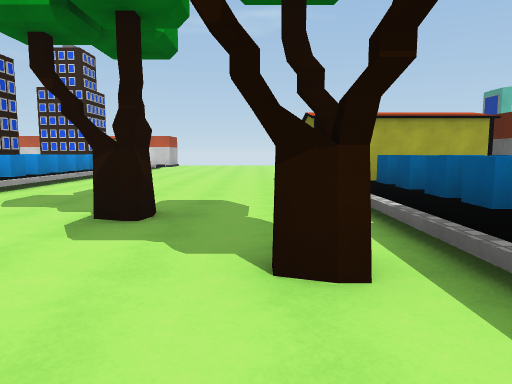
View 1 (above)

24 first-person views from a walk through a Unity game level. The camera is 1.4 m above the floor, tilts 6° down and sees 70° across. The floor is counted in squares, 2 m on a side. Each view is taken from the middle of a square. On the plan, view 1 faces up. The plan holds only what a view shows up to about 11 squares ahead; the rest is blank. The place goes on beyond the plan. Surface patterns are stand-ins for the level's own textures.

View 2
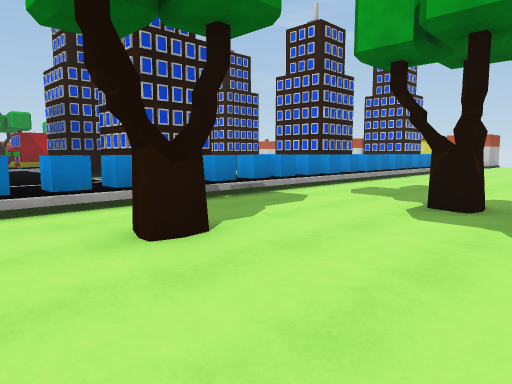

View 3
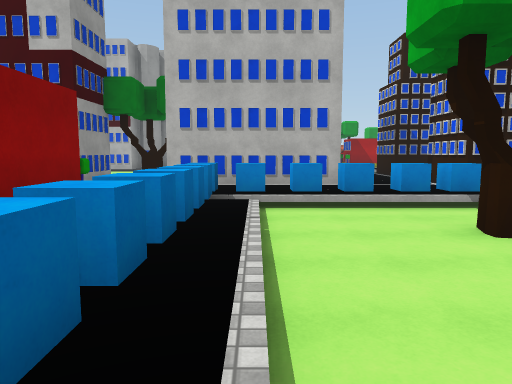

View 4
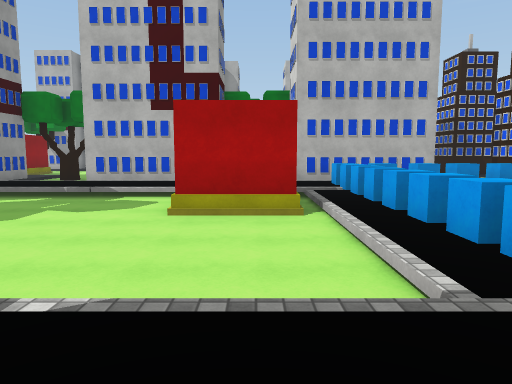

View 5
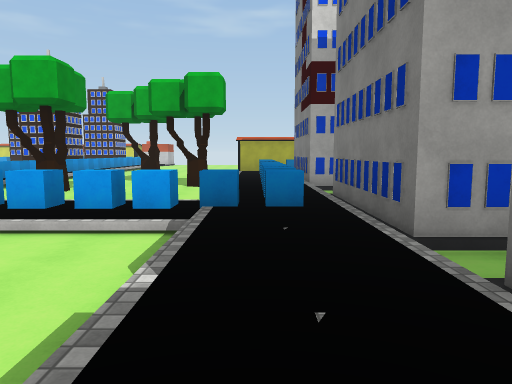

View 6
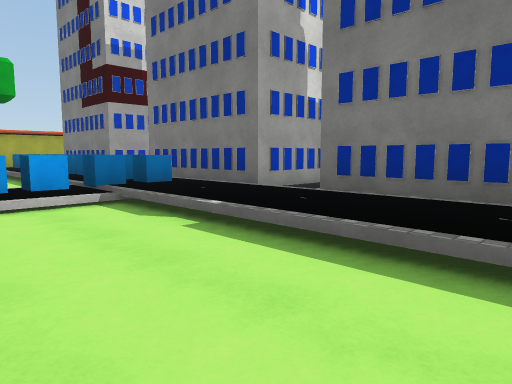

View 7
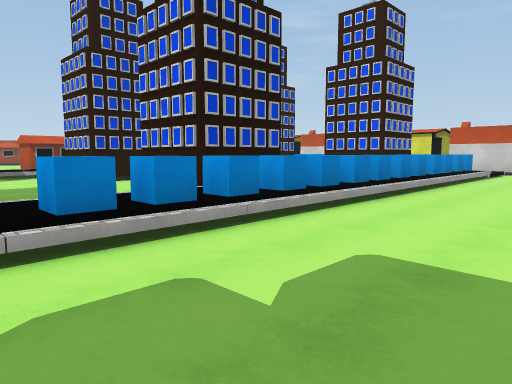

View 8
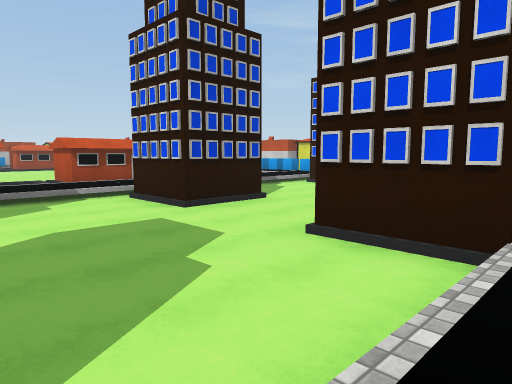

View 9
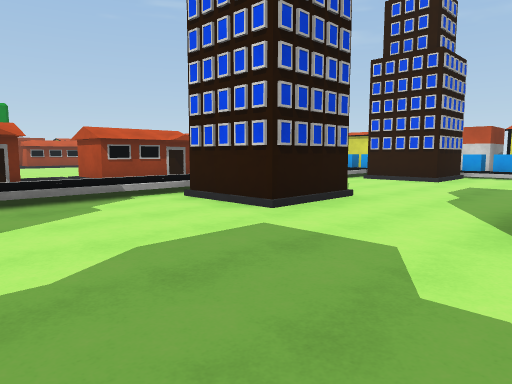

View 10
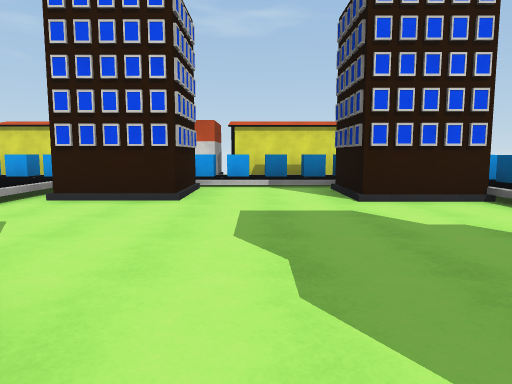

View 11
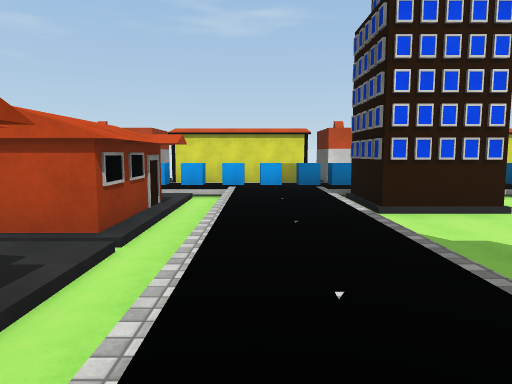

View 12
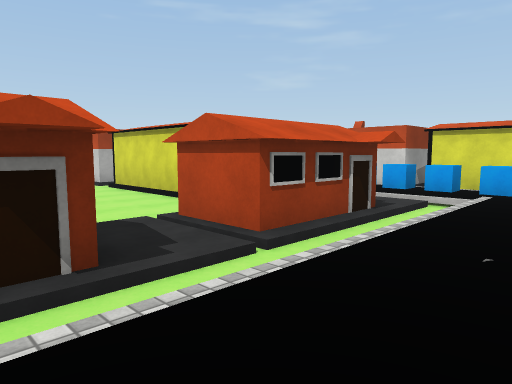

View 13
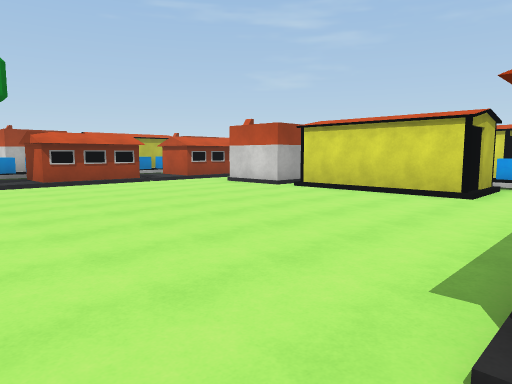

View 14
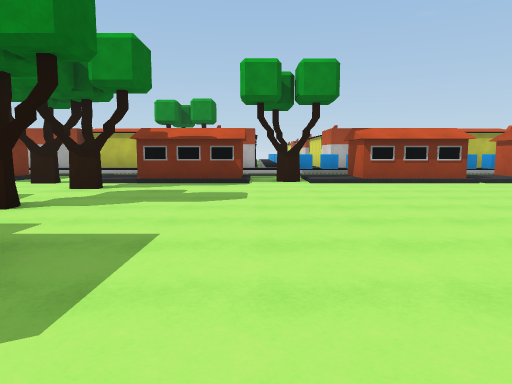

View 15
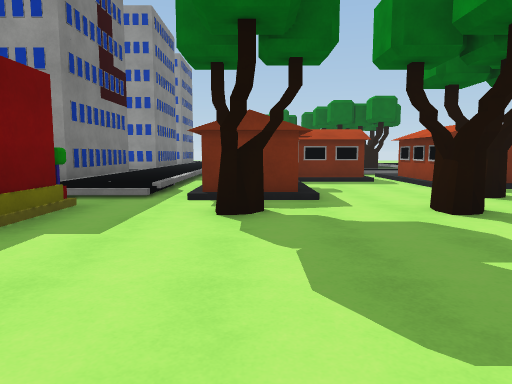

View 16
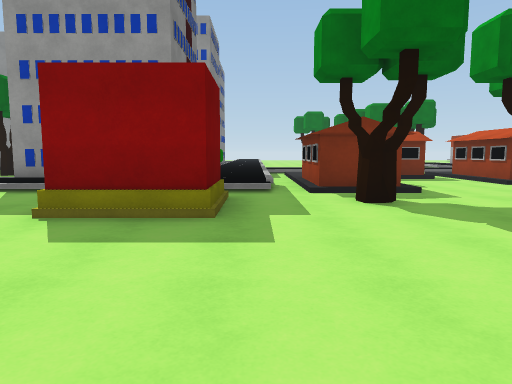

View 17
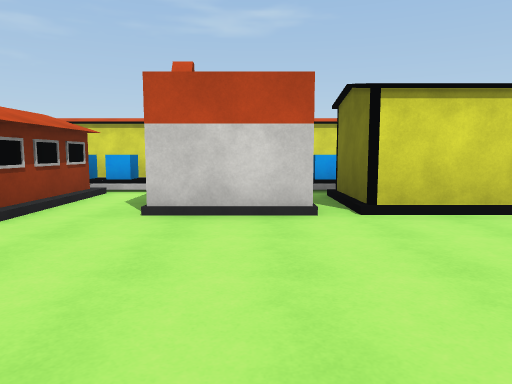

View 18
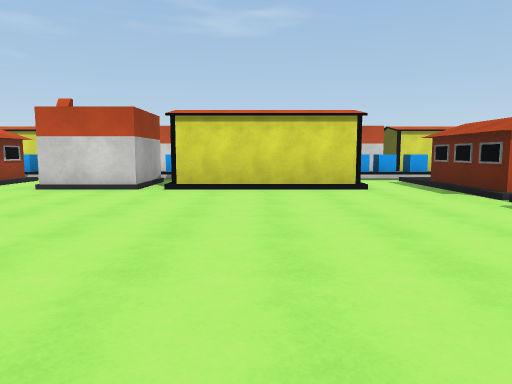

View 19
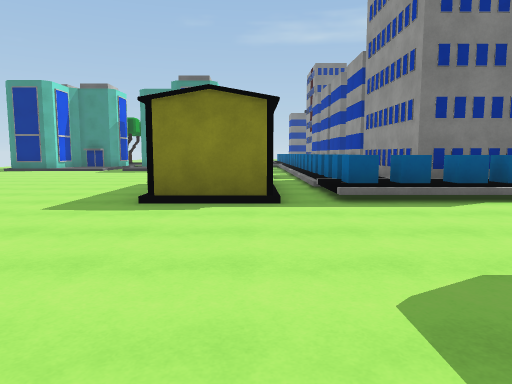

View 20
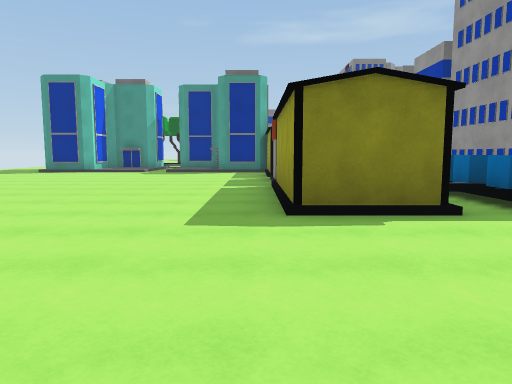

View 21
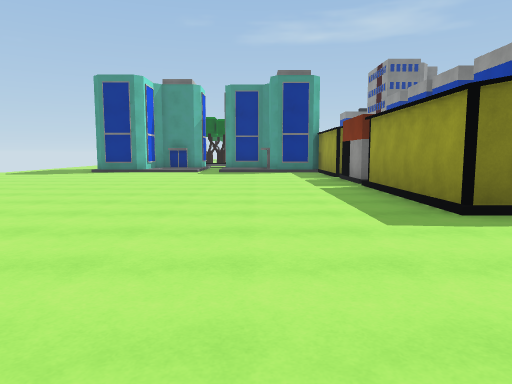

View 22
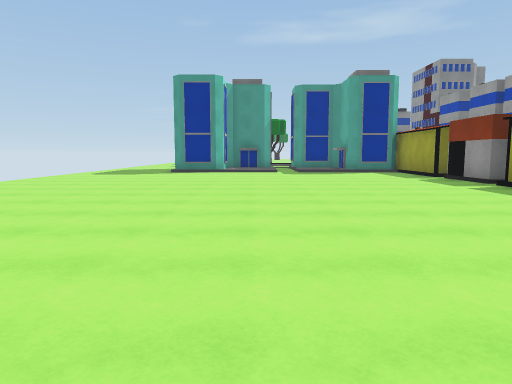

View 23
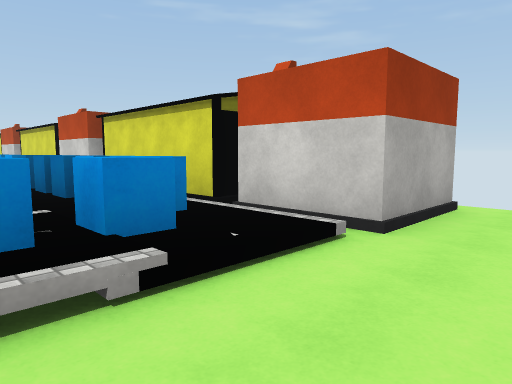

View 24
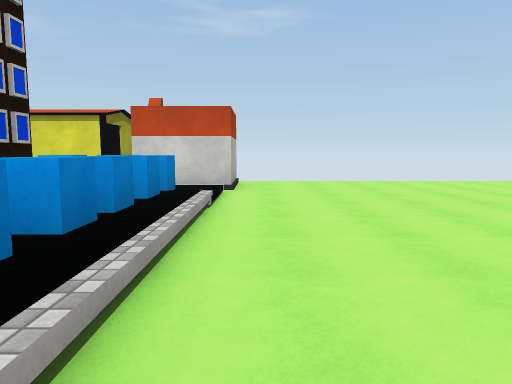

### Floor plan
Key: @ floor where view 1 was taken; # wall or solid block; . main floor; : floor 0.25 m higher than the main floor; + floor 0.5 m higher than the main floor; / step, stairs or slope; C cube; T tree; B building; O other object.
Columns run from 29 left of view 1 to 8 right of it. Each row starts with its distance up from view 1.
 21            #            #.......  ....
 20 ##   ####/ ####### ######....... .....
 19 //   // //##////##/////##.............
 18 CC:  C   COCCCCCC CCCCOC:.............
 17  ::  :   :::::::: ::::::C.............
 16 BB. #/#  #.::.++##/..##+C.............
 15 BB.##/####.BB.++##/..##+C.............
 14 BB.///////.BB.++.......+C.............
 13  :.........BB.++....... C.............
 12 BB.........::.++......  C.............
 11 BB.........BB.++ .....  C.............
 10 BB......... B.++ #... # C.............
  9  :.........BB ++##...## C...../######
  8 .T........./  ++.......+C...../#####
  7 ...........:  ++.......+C......//////
  6 BB.........BB ++.......+C......CCCOOO
  5 BB......##.BB     .....+C......C+::::
  4  :.T.T..# ..          # C..T...C ####B
  3  /......# ..     #/ /## O......+ #   B
  2 .T../B/::  ::    /::::  C....T.O #
  1 ..../B/++:  ::   /:::::+C.T....C+##
  0 BB../B/++#  #/        /+C....@.O+
 -1 BB/// /++#            #+C......O+#
 -2  B/ B /++#            #+C//////C+#
 -3        ++#            #+CCCCCCCC+#
 -4                       #++//////++##
 -5                          ##....++.
 -6                     ##/   #....++#
 -7                      #/++......++#
 -8                      #/++......++#
 -9                      #/++......+

Where each view was taken, in squares from view 1:
view 1: 0 up, 0 right, facing up
view 2: 1 down, 0 right, facing up-left
view 3: 2 down, 1 right, facing left
view 4: 5 down, 3 right, facing left
view 5: 8 down, 2 right, facing up
view 6: 9 down, 1 left, facing up-right
view 7: 5 up, 2 left, facing up-left
view 8: 5 up, 6 left, facing up-left
view 9: 5 up, 8 left, facing up-left
view 10: 9 up, 10 left, facing up
view 11: 9 up, 15 left, facing up
view 12: 10 up, 14 left, facing up-left
view 13: 7 up, 18 left, facing up-left
view 14: 7 up, 19 left, facing left
view 15: 8 up, 24 left, facing down
view 16: 9 up, 22 left, facing down
view 17: 10 up, 25 left, facing up
view 18: 7 up, 22 left, facing up
view 19: 8 up, 4 left, facing right
view 20: 10 up, 3 left, facing right
view 21: 12 up, 3 left, facing right
view 22: 15 up, 3 left, facing right
view 23: 16 up, 3 left, facing up-left
view 24: 12 up, 4 left, facing up
